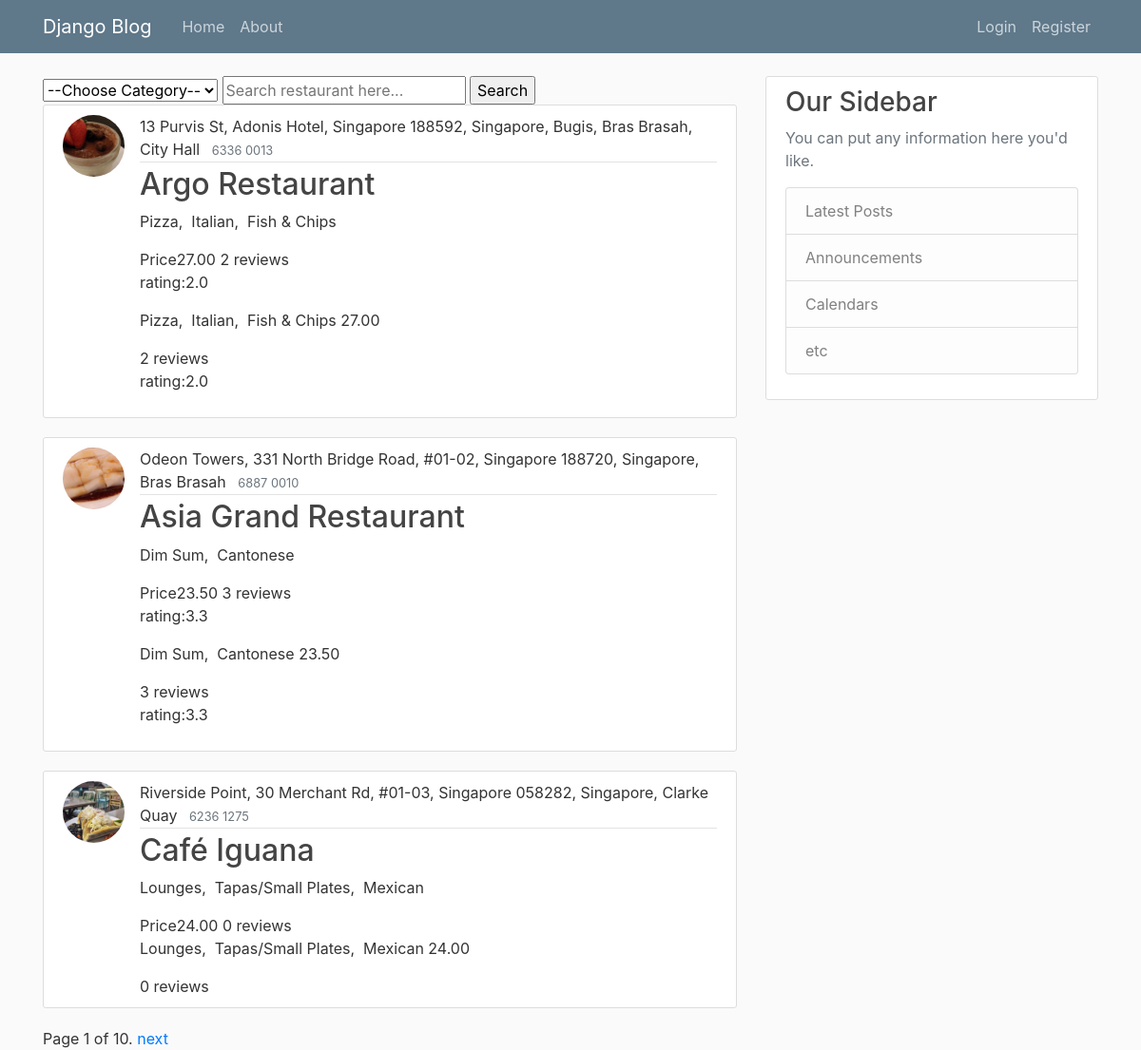
Before: / with the older database file.
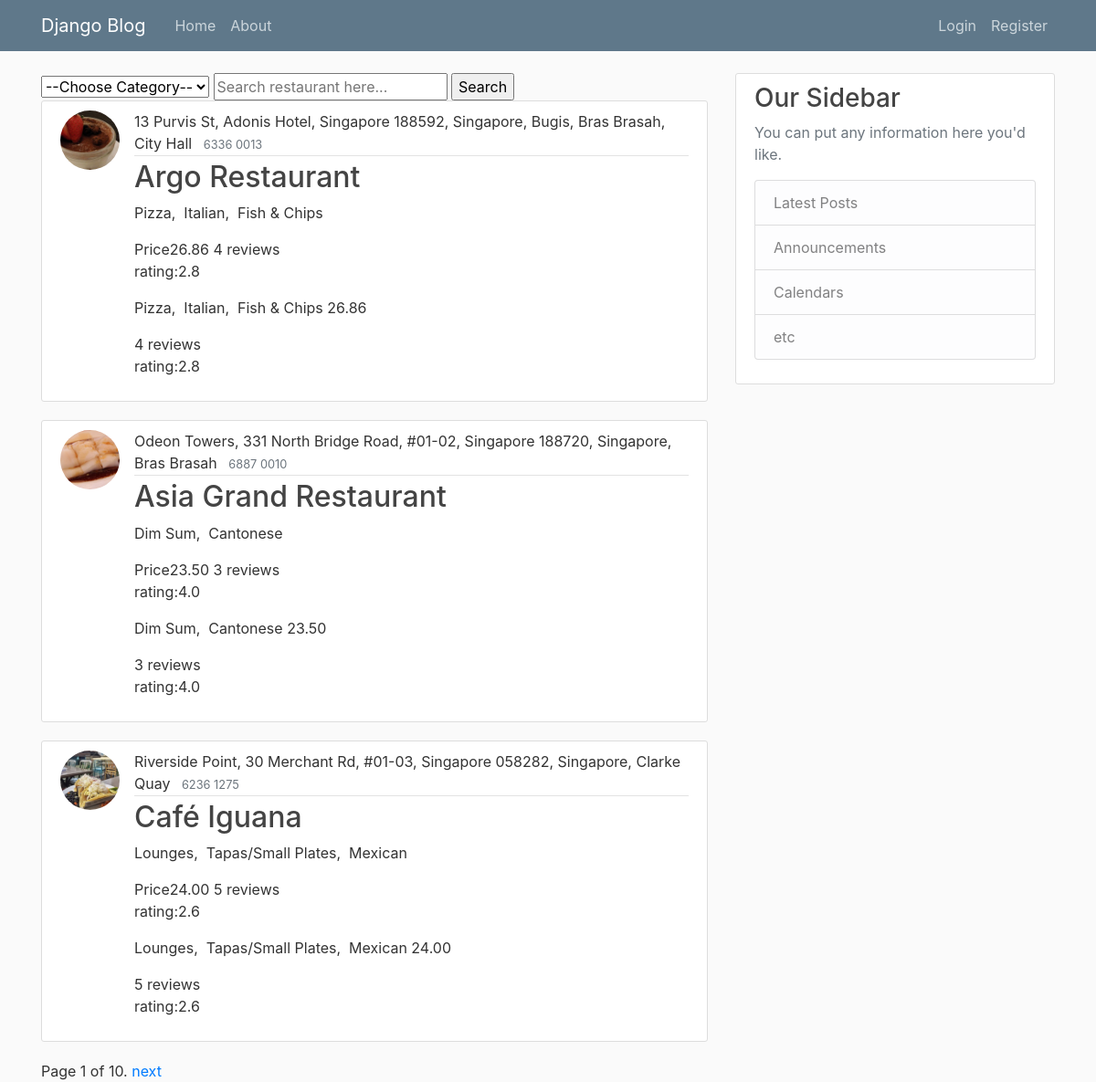
After: the same page with the newer database file.
### mysite/models.py (models this page shows, shortened)
class Restaurant(models.Model):
    restaurant_id = models.CharField(max_length=6, primary_key=True)
    name = models.CharField(max_length=50)
    category = models.ForeignKey(Category, on_delete=models.CASCADE)
    address = models.CharField(max_length=100)
    avg_price = models.DecimalField(max_digits=6, decimal_places=2)
    phone_number = models.CharField(max_length=15)
    description = models.TextField()
    start_time = models.TimeField()
    end_time = models.TimeField()
    restaurant_picture = models.ImageField(
        default='restaurant.jpg', upload_to='images/restaurant')
    class Meta:
        ordering = ['name']

### mysite/views.py (the view, shortened to what this page needs)
# urls.py: path('', views.home, name='mysite-home'),
def home(request):
    categories = Category.objects.all()
    restaurant_list = Restaurant.objects.all()
    query = request.GET.get("query")
    category = request.GET.get("category")
    for restaurant in restaurant_list:
        rating_total = 0
        if restaurant.comment_set.all():
            count = restaurant.comment_set.all().count()
            for comment in restaurant.comment_set.all():
                rating_total += comment.rating
            rating_avg = rating_total / count
            restaurant.average = rating_avg
    paginator = Paginator(restaurant_list, 3)
    page = request.GET.get('page')
    try:
        restaurants = paginator.page(page)
    except PageNotAnInteger:
        restaurants=paginator.page(1)
    except EmptyPage:
        restaurants=paginator.page(paginator.num_pages)
    context = {
        'restaurant_list': restaurants,
        'categories': categories,
    }
    return render(request, 'mysite/home.html', context)

### templates/mysite/home.html (shortened to what this page needs)
{% extends "mysite/base.html" %}
{% block content %}
    <div>
        <form action=" " method="GET">
            <select name="category">
                <option value=''>--Choose Category--</option>
            </select>
            <input type='text' name='query' placeholder='Search restaurant here...' value='{{ request.GET.query }}'/>
            <input type="submit" value="Search">
        </form>
    </div>
    <div id='display-area'>
        {% for restaurant in restaurant_list %}
            <article class="media content-section">
                <a href="{% url 'restaurant-detail-comment' restaurant.restaurant_id %}"><img alt="restaurant picture"
                                                                                      class="rounded-circle article-img"
                                                                                      src="media/{{ restaurant.restaurant_picture }}"></a>
                <div class="media-body">
                    <div class="article-metadata">
                        <a class="mr-2">{{ restaurant.address }}</a>
                        <small class="text-muted">{{ restaurant.phone_number }}</small>
                    </div>
                    <h2><a class="article-title"
                           href="{% url 'restaurant-detail-comment' restaurant.restaurant_id %}">{{ restaurant.name }}</a></h2>
                    <p class="article-content">{{ restaurant.description }}</p>
                    <label>Price</label>{{ restaurant.avg_price }}
                    {{ restaurant.comment_set.all.count }} reviews
                    {% if restaurant.comment_set.all.count %}
                    <p>rating:{{ restaurant.average|floatformat:1}}</p>
                    {% endif %}
                    <p class="article-content">{{ restaurant.description }} {{ restaurant.avg_price }}</p>
                    {{ restaurant.comment_set.all.count }} reviews
                    {% if restaurant.comment_set.all.count %}
                    <p>rating:{{ restaurant.average|floatformat:1 }}</p>
                    {% endif %}
                </div>
            </article>
        {% empty %}
            <p><b>Sorry, no restaurant is found.</b></p>
        {% endfor %}
        <div class="pagination">
            <span class="step-links">
                <span class="current">
                    Page {{ restaurant_list.number }} of {{ restaurant_list.paginator.num_pages }}.
                </span>
                {% if restaurant_list.has_next %}
                    <a href="?page={{ restaurant_list.next_page_number }}">next</a>
                {% endif %}
            </span>
        </div>
    </div>
{% endblock content %}

### templates/mysite/base.html (shortened to what this page needs)
{% load static %}
<!DOCTYPE html>
<html lang="en">
<head>
    <link rel="stylesheet" href="https://stackpath.bootstrapcdn.com/bootstrap/4.3.1/css/bootstrap.min.css"
>
    <link rel="stylesheet" type="text/css" href="{% static 'mysite/main.css' %}">
    <link rel="stylesheet" href="https://use.fontawesome.com/releases/v5.7.2/css/solid.css">
    <link rel="stylesheet" href="https://use.fontawesome.com/releases/v5.7.2/css/fontawesome.css">
    <link rel="stylesheet" href="https://use.fontawesome.com/releases/v5.7.2/css/all.css"
>
</head>
<body>
<header class="site-header">
    <nav class="navbar navbar-expand-md navbar-dark bg-steel fixed-top">
        <div class="container">
            <a class="navbar-brand mr-4" href="{% url 'mysite-home' %}">Django Blog</a>
            <div class="collapse navbar-collapse" id="navbarToggle">
                <div class="navbar-nav mr-auto">
                    <a class="nav-item nav-link" href="{% url 'mysite-home' %}">Home</a>
                    <a class="nav-item nav-link" href="{% url 'mysite-about' %}">About</a>
                </div>
                <div class="navbar-nav">
                    {% if user.is_authenticated %}
                    <a class="nav-item nav-link" href="{% url 'mysite-notification' %}">Notification</a>
                        <a class="nav-item nav-link" href="{% url 'mysite-notification' %}">Notification</a>
                        <a class="nav-item nav-link" href="{% url 'profile' %}">Profile</a>
                        <a class="nav-item nav-link" href="{% url 'logout' %}">Logout</a>
                    {% else %}
                        <a class="nav-item nav-link" href="{% url 'login' %}">Login</a>
                        <a class="nav-item nav-link" href="{% url 'register' %}">Register</a>
                    {% endif %}
                </div>
            </div>
        </div>
    </nav>
</header>
<main role="main" class="container">
    <div class="row">
        <div class="col-md-8">
            {% block content %}{% endblock %}
        </div>
        <div class="col-md-4">
            <div class="content-section">
                <h3>Our Sidebar</h3>
                <p class='text-muted'>You can put any information here you'd like.
                <ul class="list-group">
                    <li class="list-group-item list-group-item-light">Latest Posts</li>
                    <li class="list-group-item list-group-item-light">Announcements</li>
                    <li class="list-group-item list-group-item-light">Calendars</li>
                    <li class="list-group-item list-group-item-light">etc</li>
                </ul>
                </p>
            </div>
        </div>
    </div>
</main>
</body>
</html>

### mysite/static/mysite/main.css (style rules this page uses)
body { background: #fafafa; color: #333333; margin-top: 5rem; }
h1, h2, h3, h4, h5, h6 { color: #444444; }
ul { margin: 0; }
.bg-steel { background-color: #5f788a; }
.site-header .navbar-nav .nav-link { color: #cbd5db; }
.content-section { background: #ffffff; padding: 10px 20px; border: 1px solid #dddddd; border-radius: 3px; margin-bottom: 20px; }
.article-title { color: #444444; }
.article-content { white-space: pre-line; }
.article-img { height: 65px; width: 65px; margin-right: 16px; }
.article-metadata { padding-bottom: 1px; margin-bottom: 4px; border-bottom: 1px solid #e3e3e3 }
fieldset, label { margin: 0; padding: 0; }

Changed rows visible on the page:
changed Restaurant "Argo Restaurant": avg_price "27.00" → "26.86"; comment_set.all.count "2" → "4"; average "2.0" → "2.8"
computed for Restaurant "Asia Grand Restaurant": average "3.3" → "4.0"
shown differently, row unchanged: Restaurant "Café Iguana": comment_set.all.count "0" → "5"; average (not shown) → "2.6"
